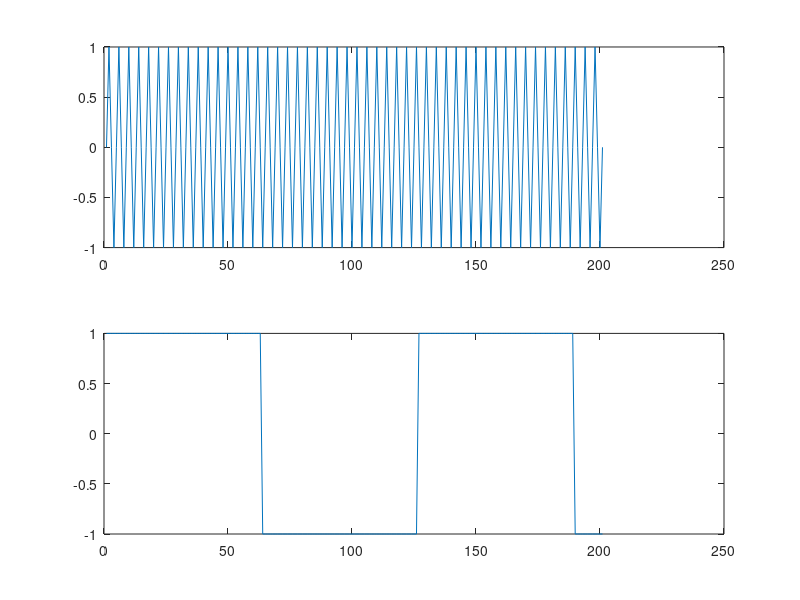

The MATLAB source for this figure: (Note: this script raises an error after producing the figure.)
% Trabajo Practico Nº 5
% Ejercicio 5
close all;
clear all;
N = 10;

t=0:0.05:N;
f= 5; % En Hz

S1 = sin( 2 * pi * t * f );
S2 = square(t);

figure(1);
subplot( 2, 1, 1 );
plot( S1 );
subplot( 2, 1, 2 );
plot( S2 );

figure(2);
Ys = convolucion_suma( S1, S2 );
Yc = conv( S1, S2 );
Yf = filter( S1, S2 );
FT1 = fft(S1);
FT2 = fft(S2);
Yf = ifft( FT2 .* FT1 );
Yf2 = ifft( [ FT2 zeros( 1, length( S2 )-1 ) ] .* [ FT1 zeros( 1, length( S1 )-1 ) ] );

subplot( 5, 1, 1 );
plot( Ys );
title( "Convolucion x sumatoria" );

subplot( 5, 1, 2 );
plot( Yc );
title( "Conv" );

subplot( 5, 1, 3 );
plot( Yf );
title( "Convolucion x filtro" );

subplot( 5, 1, 4 );
plot(  Yf );
title( "Convolucion x propiedad" );

subplot( 5, 1, 5 );
plot( Yf2 );
title( "Convolucion x propiedad + muestras" );